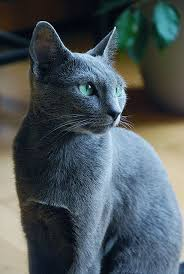
#> input picture Lab/Lab8/images (2).jpeg, 184 x 274 px
$ python ImageProcessing.py
#> lines starting #> are read from the running program, lines starting #| are printed output that depends on the picture
import cv2
import matplotlib.pyplot as plt
try:
    # Use a real image path here
    image = cv2.imread('images (2).jpeg', cv2.IMREAD_GRAYSCALE)
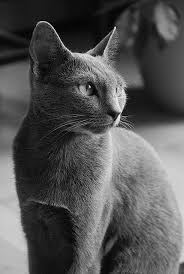
#> image: shape (274, 184); min 0, max 250, mean 83.6
    if image is None:
        raise FileNotFoundError("Image not found. Check the file path.")
except FileNotFoundError as e:
    print(e)
    exit()

histogram_original = cv2.calcHist([image], [0], None, [256], [0, 256])
#> histogram_original = 256 values, max 1010 at index 26, min 0 at index 239, mean 196.9

plt.figure(figsize=(8, 6))
plt.title('Histogram of Original Image')
plt.xlabel('Pixel Value')
plt.ylabel('Frequency')
plt.plot(histogram_original)
plt.xlim([0, 256])
plt.grid(True)
plt.show()
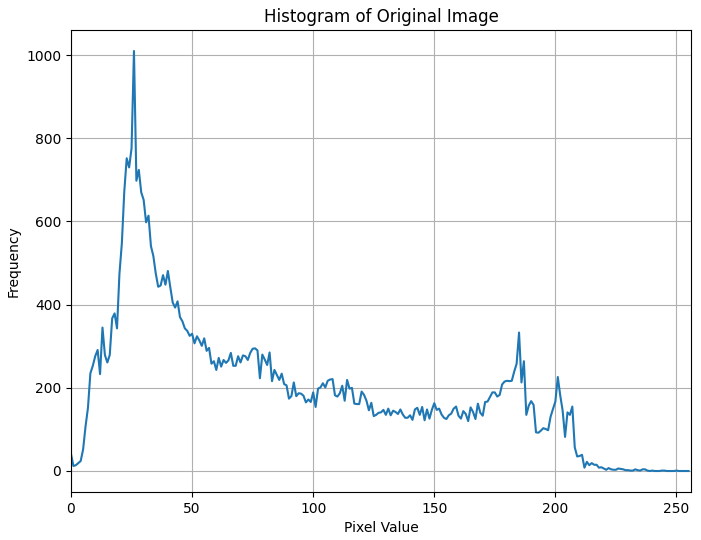
#> figure drawn by matplotlib, 1 panel; curve peaks at x = 26, y = 1010

equalized_image = cv2.equalizeHist(image)
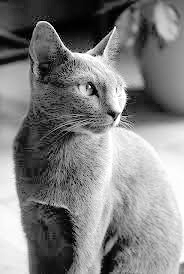
#> equalized_image: shape (274, 184); min 0, max 255, mean 128.3

plt.figure(figsize=(10, 5))
plt.subplot(1, 2, 1)
plt.title('Original Image')
plt.imshow(image, cmap='gray')
plt.axis('off')

plt.subplot(1, 2, 2)
plt.title('Equalized Image')
plt.imshow(equalized_image, cmap='gray')
plt.axis('off')

plt.tight_layout()
plt.show()
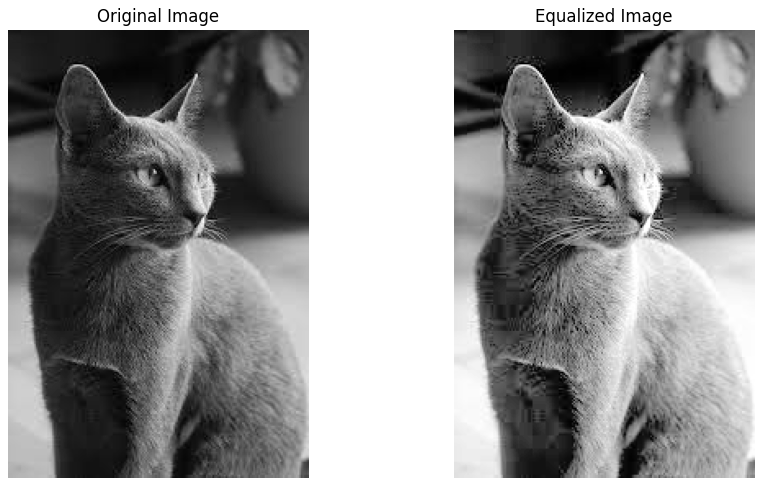
#> figure drawn by matplotlib, 2 panels

histogram_equalized = cv2.calcHist([equalized_image], [0], None, [256], [0, 256])
#> histogram_equalized = 256 values, max 1010 at index 45, min 0 at index 5, mean 196.9

plt.figure(figsize=(8, 6))
plt.title('Histogram of Equalized Image')
plt.xlabel('Pixel Value')
plt.ylabel('Frequency')
plt.plot(histogram_equalized)
plt.xlim([0, 256])
plt.grid(True)
plt.show()
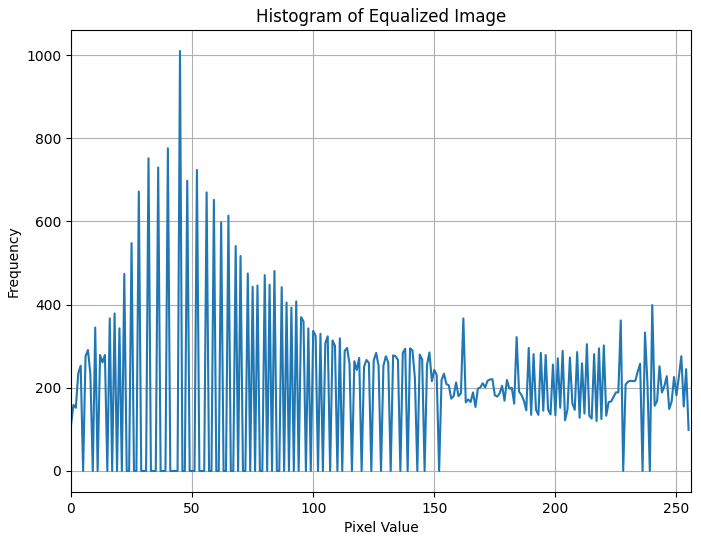
#> figure drawn by matplotlib, 1 panel; curve peaks at x = 45, y = 1010
